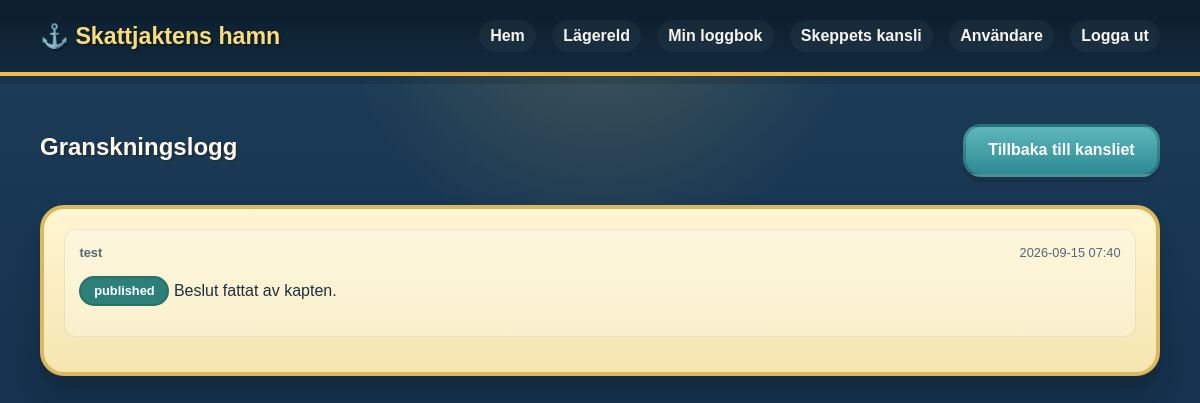
The page /admin/moderation-log (signed in) on the database its author committed.
### tables this page shows
CREATE TABLE moderation_logs (
            id INTEGER PRIMARY KEY AUTOINCREMENT,
            hunt_id INTEGER NOT NULL,
            actor_id INTEGER NOT NULL,
            actor_username TEXT NOT NULL,
            action TEXT NOT NULL CHECK(action IN ('published', 'rejected')),
            note TEXT,
            created_at TEXT NOT NULL DEFAULT CURRENT_TIMESTAMP,
            FOREIGN KEY(hunt_id) REFERENCES hunts(id),
            FOREIGN KEY(actor_id) REFERENCES users(id)
        );

CREATE TABLE hunts (
            id INTEGER PRIMARY KEY AUTOINCREMENT,
            user_id INTEGER NOT NULL,
            title TEXT NOT NULL,
            summary TEXT NOT NULL,
            content TEXT NOT NULL,
            image_url TEXT,
            location TEXT,
            difficulty TEXT,
            status TEXT NOT NULL DEFAULT 'draft',
            created_at TEXT NOT NULL DEFAULT CURRENT_TIMESTAMP,
            published_at TEXT, verification_code_hash TEXT, found_by_id INTEGER, found_by_username TEXT, found_at TEXT, duration_seconds INTEGER,
            FOREIGN KEY(user_id) REFERENCES users(id)
        );

### treasure.py (the view)
@app.route("/admin/moderation-log")
def moderation_log():
    user = current_user()
    if not is_admin_or_moderator(user):
        flash("Du saknar rättigheter att läsa granskningsloggen.")
        return redirect(url_for("index"))
    db = get_db()
    logs = db.execute(
        """
        SELECT l.*, h.title
        FROM moderation_logs l
        JOIN hunts h ON h.id = l.hunt_id
        ORDER BY l.created_at DESC, l.id DESC
        """
    ).fetchall()
    return render_template("moderation_log.html", user=user, logs=logs)

### treasure.py (called while the page is built, shortened)
def get_db_path():
    if app.config.get("TESTING"):
        return os.path.join(os.path.dirname(__file__), "test_treasure.db")
    return app.config["DATABASE"]

def get_db():
    if "db" not in g:
        conn = sqlite3.connect(get_db_path())
        conn.row_factory = sqlite3.Row
        g.db = conn
    return g.db

def user_is_logged_in():
    return "user_id" in session

def current_user():
    if not user_is_logged_in():
        return None
    db = get_db()
    return db.execute(
        "SELECT * FROM users WHERE id = ?",
        (session["user_id"],),
    ).fetchone()

def is_admin_or_moderator(user):
    return bool(user and user["role"] in ("admin", "moderator"))

def ensure_admin_exists():
    db = get_db()
    admin_count = db.execute(
        "SELECT COUNT(*) AS count FROM users WHERE role = 'admin'"
    ).fetchone()["count"]
    if admin_count > 0:
        return

@app.before_request
def ensure_db():
    init_db()
    ensure_admin_exists()

### templates/moderation_log.html (shortened to what this page needs)
{% extends 'base.html' %}
{% block content %}
<section class="container section">
  <div class="section-heading">
    <h1>Granskningslogg</h1>
    <a class="button secondary" href="{{ url_for('admin_panel') }}">Tillbaka till kansliet</a>
  </div>
  <div class="panel">
    {% for log in logs %}
      <article class="mini-card">
        <div class="comment-head">
          <strong>{{ log.title }}</strong>
          <span>{{ log.created_at[:16] }}</span>
        </div>
        <p>
          <span class="tag status-{{ log.action }}">{{ log.action }}</span>
          Beslut fattat av {{ log.actor_username }}.
        </p>
      </article>
    {% else %}
      <p>Inga granskningsbeslut har registrerats ännu.</p>
    {% endfor %}
  </div>
</section>
{% endblock %}

### static/css/style.css (style rules this page uses)
:root { --bg: #0d2238; --bg-alt: #1e3a57; --panel: #fff3c9; --panel-strong: #f7d97d; --text: #1d2f3f; --muted: #536777; --gold: #ffd45a; --reef: #2ca5a1; --sand: #f6c76b; --ship: #a24935; --grass: #4f9d5a; --shadow: rgba(16, 22, 26, 0.2); --ink: #1d1a14; }
* { box-sizing: border-box; }
body { margin: 0; font-family: "Trebuchet MS", "Comic Sans MS", "Arial Rounded MT Bold", sans-serif; background: radial-gradient(circle at top, rgba(255, 214, 90, 0.18), transparent 35%), linear-gradient(180deg, #102d48 0%, #1b3b57 16%, #14314d 100%); color: var(--text); }
a { color: var(--ship); text-decoration: none; }
.container { width: min(1120px, calc(100% - 2rem)); margin: 0 auto; }
.button { display: inline-flex; align-items: center; justify-content: center; border: 3px solid rgba(32, 18, 8, 0.18); border-radius: 18px; padding: 0.9rem 1.4rem; font-weight: 900; cursor: pointer; box-shadow: 0 6px 0 rgba(29, 18, 4, 0.15); transition: transform 0.15s ease; }
.button.secondary, .button.ghost { background: linear-gradient(180deg, #5eb7bc 0%, #2d8a93 100%); color: white; border-color: rgba(11, 39, 48, 0.25); }
.section { padding: 3rem 0; }
.section-heading { display: flex; align-items: baseline; justify-content: space-between; gap: 1rem; margin-bottom: 1.5rem; }
.section-heading h2, .section-heading h1, .auth-card h1, .panel h2, .article-card h1 { margin-top: 0; color: #fff9ec; text-shadow: 2px 2px 0 rgba(35, 24, 9, 0.25); }
.card, .panel, .article-card, .auth-card, .comment-panel, .campfire-panel, .side-panel { background: linear-gradient(180deg, #fff5d2 0%, #f5e6b0 100%); border: 4px solid #dbb85d; border-radius: 24px; box-shadow: 0 12px 0 rgba(32, 21, 12, 0.1), 0 16px 26px var(--shadow); overflow: hidden; }
.tag { display: inline-block; background: linear-gradient(180deg, #41b3ae 0%, #2d8e8a 100%); color: white; border-radius: 999px; border: 2px solid rgba(0, 0, 0, 0.12); padding: 0.35rem 0.8rem; font-size: 0.8rem; font-weight: 800; }
.meta-row, .status-row, .admin-actions, .comment-head { display: flex; justify-content: space-between; align-items: center; gap: 0.75rem; }
.panel, .comment-panel, .campfire-panel, .side-panel { padding: 1.25rem; }
.mini-card { background: rgba(255,255,255,0.3); border: 1px solid rgba(16, 34, 51, 0.08); border-radius: 12px; padding: 0.9rem; margin-bottom: 0.9rem; }
.status-published { background: #2d7f79; }
.comment-head { color: var(--muted); font-size: 0.8rem; margin-bottom: 0.5rem; }

### rows shown on the page
moderation_logs: title "test", created_at "2026-09-15 07:40", action "published", actor_username "kapten"
